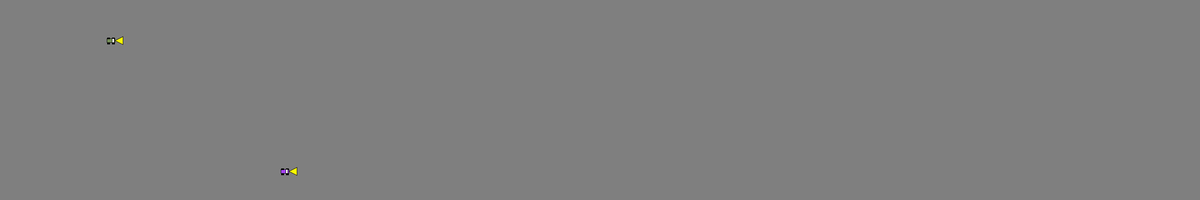
Frame 1 (no input)
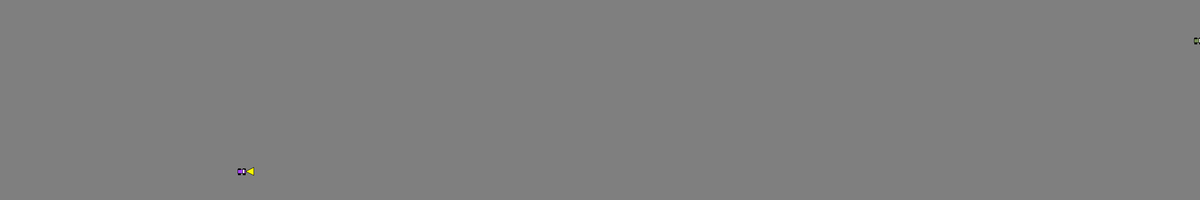
Frame 60 (the mouse pressed at the canvas centre just before this capture)
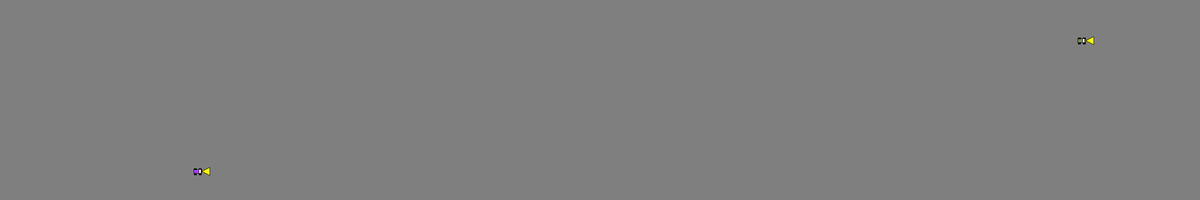
Frame 120 (the mouse held since frame 60 and released just before this capture)

The Processing sketch that drew these frames (run headless with seeded random() and noise(); from frame 60 on, the mouse is pressed at the canvas centre):

// Processing sketch: CarTester
// ── CarTester.pde
// Reid Nguyen || 24 Oct 2022 || Cars App
Car c1,c2;
//Car[] cars = new Car[10];

void setup() {
  size(3000, 500);
  c1 = new Car();
  c2 = new Car();
//  for (int i=0; i<cars.length; i++){
//    cars[i] = new Car();
 // }
}


void draw() {
  background(127);
  c1.display();
  c1.drive();
  c2.display();
  c2.drive();
//   for (int i=0; i<cars.length; i++){
 //   cars[i].display();
  //  cars[i].drive();
 // }
}

// ── Car.pde
class Car {
  color c;
  float xpos, ypos, xspeed;
  

  // Constructer
  Car() {
    c = color (random(255), random(255), random(255));
    xpos=random(width);
    ypos=random(height);
    xspeed = random(-5 , 5);
  }
  void display() {
    rectMode(CENTER);
    fill(c);
    rect(xpos, ypos, 20, 10);
    fill(0);
    rect(xpos-6, ypos-6, 6, 3);
    rect(xpos+6, ypos+7, 6, 3);
    rect(xpos-6, ypos+7, 6, 3);
    rect(xpos+6, ypos-6, 6, 3);
    fill(250,250,0);
    triangle(xpos+10,ypos,xpos+30,ypos-10,xpos+30,ypos+10);
    fill(250);
    rect(xpos+5,ypos,5,10);
  }

  void drive() {
    xpos = xpos + xspeed;
    if (xpos>width) {
      xpos=0;
    } 
    if(xpos<0) {
      xpos = width;
    }
  }
}
